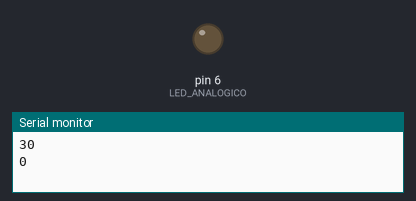
Simulated run of this sketch. Board: Arduino Uno, built with avr-gcc and run on an emulated ATmega328P. On the bench: output pins drawn as LEDs (lit = HIGH), the last lines printed to the serial monitor.

Above: at 0.05 s.
At 3.05 s:
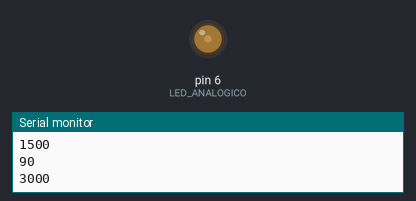
At 6.05 s:
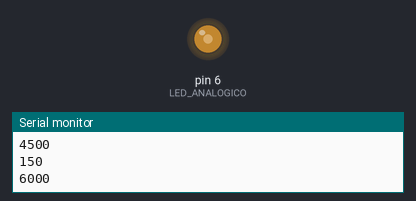
At 12.05 s:
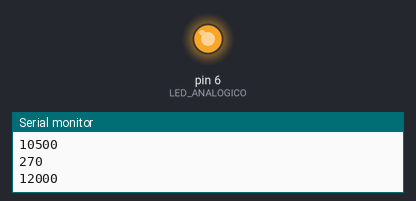
Timing chart, 0 to 17.6 s (numbered marks = the images above):
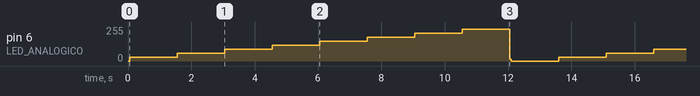

Measured:
- by itself, pin 6 (LED_ANALOGICO): repeats every 13.6 s: 60/255 1.5 s, 90/255 1.5 s, 120/255 1.5 s, 150/255 1.5 s, 180/255 1.5 s, 210/255 1.5 s, 240/255 1.5 s, 14/255 0.05 s, 0/255 1.5 s, 30/255 1.5 s

The sketch:

Regulador_luminiosidade.ino
```cpp
#define INTERVALO 1500

extern volatile unsigned long timer0_millis; //Sobrescrita da variavel 'timer' do metodo millis();
int LED_ANALOGICO = 6;
int luminosidade = 0;

void setup()
{
    Serial.begin(9600);
    pinMode(LED_ANALOGICO, INPUT_PULLUP);
}

void loop()
{
    if (millis() % INTERVALO == 0)
    {
        luminosidade += 30;

        Serial.println(luminosidade);
        Serial.println(millis());

        delay(50); // Tempo de debounce, delay colocado para evitar o efeito da tripidação na variação mecânica da tensão no circuito initerno.
        analogWrite(LED_ANALOGICO, luminosidade);
    }
    else if (luminosidade > 255)
    {
        luminosidade = 0;
        timer0_millis = 0; //Variavel parar controlar o 'tempo interno' do arduino

        Serial.println(luminosidade);
        Serial.println(millis());

        delay(50); // Tempo de debounce, delay colocado para evitar o efeito da tripidação na variação mecânica da tensão no circuito initerno.
        analogWrite(LED_ANALOGICO, luminosidade);
    }

    //analogWrite(LED_ANALOGICO, luminosidade);
    //Serial.println(millis());

    //Aqui o tempo da tomada de decisão, 'ifs', impacta na execução!
    //Quando inserido, o codigo comentado acima, se comportou de uma forma inesperada, levando mais tempo que o normal para executar (1.5 segundos).
}
```
